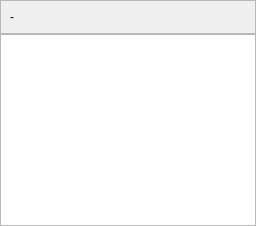
       <widget class="QWidget" name="tab_6">
        <attribute name="title">
         <string>Info+</string>
        </attribute>
        <layout class="QVBoxLayout" name="verticalLayout_9">
         <property name="spacing">
          <number>0</number>
         </property>
         <property name="leftMargin">
          <number>0</number>
         </property>
         <property name="topMargin">
          <number>0</number>
         </property>
         <property name="rightMargin">
          <number>0</number>
         </property>
         <property name="bottomMargin">
          <number>0</number>
         </property>
         <item>
          <widget class="QFrame" name="frameHelpTrackPointInfo">
           <property name="frameShape">
            <enum>QFrame::StyledPanel</enum>
           </property>
           <property name="frameShadow">
            <enum>QFrame::Raised</enum>
           </property>
           <layout class="QVBoxLayout" name="verticalLayout_10">
            <item>
             <widget class="QLabel" name="labelHelpTrackPointInfo">
              <property name="text">
               <string>-</string>
              </property>
              <property name="alignment">
               <set>Qt::AlignLeading|Qt::AlignLeft|Qt::AlignTop</set>
              </property>
              <property name="wordWrap">
               <bool>true</bool>
              </property>
             </widget>
            </item>
           </layout>
          </widget>
         </item>
         <item>
          <widget class="CTableTrkInfo" name="treeTrackPointInfo">
           <property name="contextMenuPolicy">
            <enum>Qt::CustomContextMenu</enum>
           </property>
           <property name="selectionMode">
            <enum>QAbstractItemView::ExtendedSelection</enum>
           </property>
           <property name="iconSize">
            <size>
             <width>20</width>
             <height>20</height>
            </size>
           </property>
           <property name="indentation">
            <number>0</number>
           </property>
           <property name="rootIsDecorated">
            <bool>false</bool>
           </property>
           <property name="itemsExpandable">
            <bool>false</bool>
           </property>
           <property name="expandsOnDoubleClick">
            <bool>false</bool>
           </property>
           <attribute name="headerVisible">
            <bool>false</bool>
           </attribute>
           <column>
            <property name="text">
             <string notr="true">1</string>
            </property>
           </column>
          </widget>
         </item>
        </layout>
       </widget>
